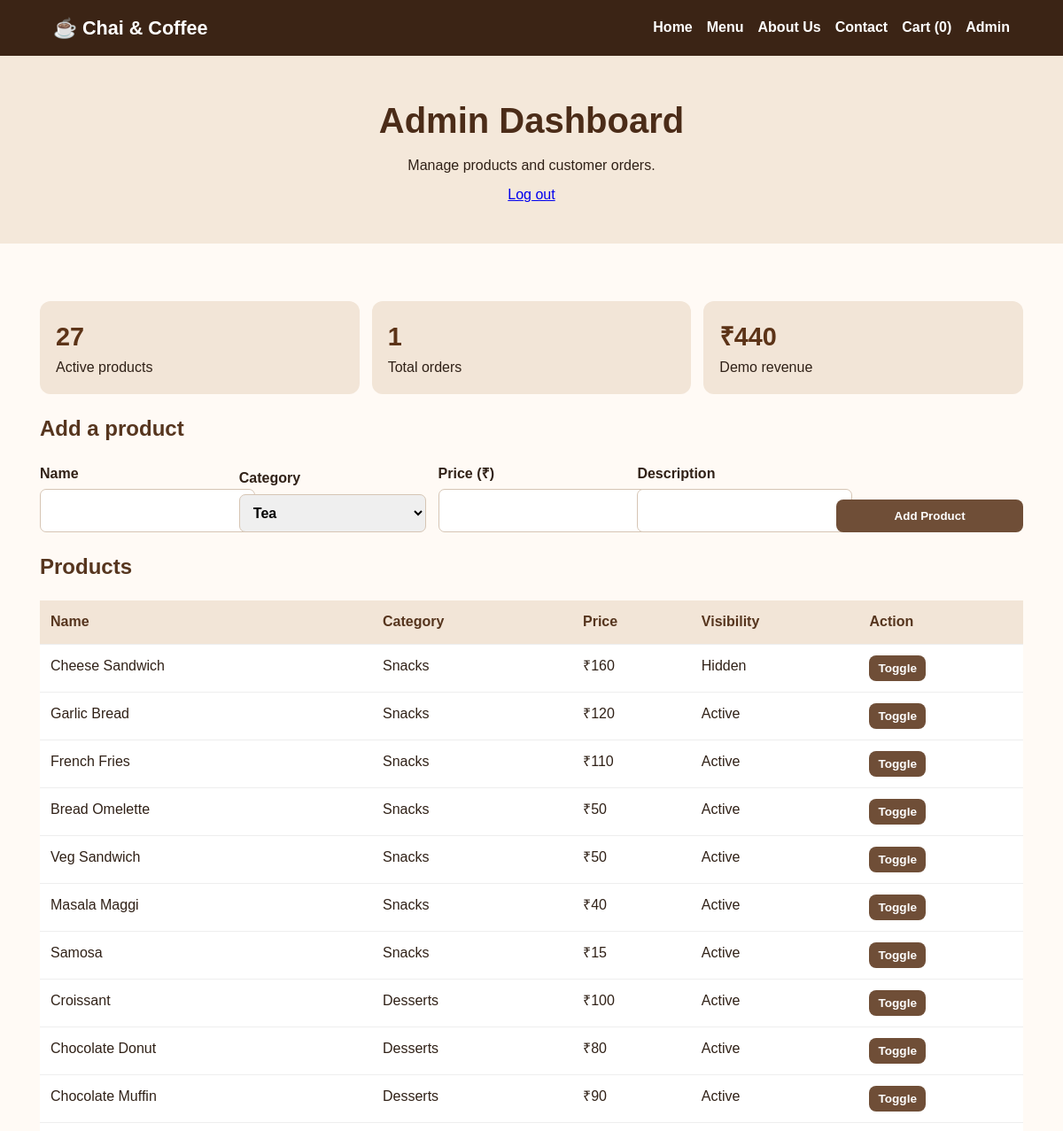
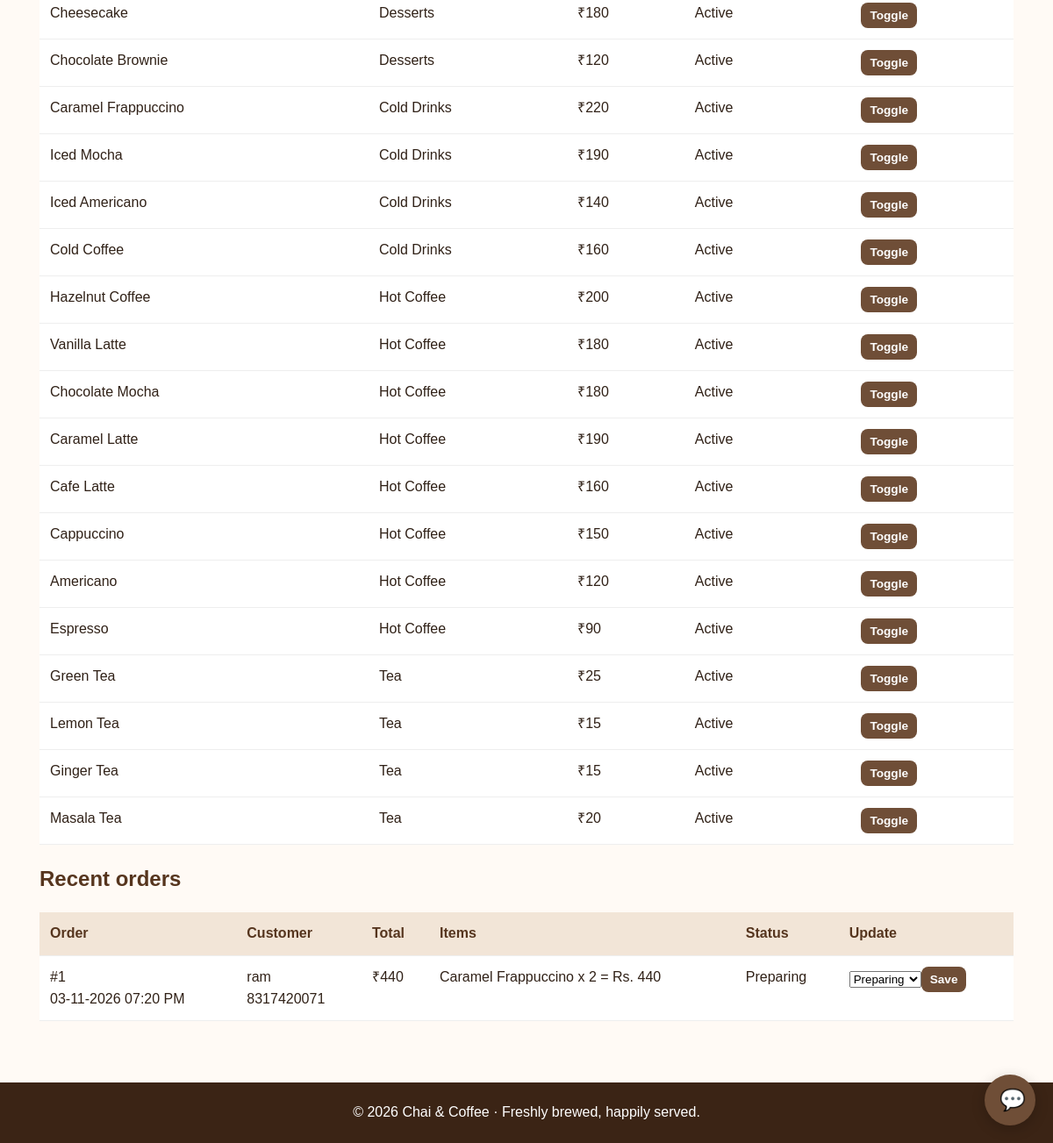
/admin (signed in), run on the app's committed database (2 pictures, top to bottom).
### tables this page shows
CREATE TABLE products(
            id INTEGER PRIMARY KEY AUTOINCREMENT, name TEXT UNIQUE, category TEXT,
            price INTEGER, description TEXT, active INTEGER DEFAULT 1);

CREATE TABLE orders(
            id INTEGER PRIMARY KEY AUTOINCREMENT, customer TEXT, phone TEXT,
            address TEXT, items TEXT, total INTEGER, status TEXT DEFAULT 'Received',
            created_at TEXT);

### app.py (the view)
@app.route("/admin")
@admin_required
def admin_dashboard():
    with db() as con:
        products = con.execute("SELECT * FROM products ORDER BY id DESC").fetchall()
        orders = con.execute("SELECT * FROM orders ORDER BY id DESC LIMIT 50").fetchall()
        stats = {
            "products": con.execute("SELECT COUNT(*) FROM products WHERE active=1").fetchone()[0],
            "orders": con.execute("SELECT COUNT(*) FROM orders").fetchone()[0],
            "revenue": con.execute("SELECT COALESCE(SUM(total),0) FROM orders").fetchone()[0]
        }
    return render_template("admin.html",products=products,orders=orders,stats=stats)

### app.py (called while the page is built)
def db():
    con = sqlite3.connect(DB_PATH)
    con.row_factory = sqlite3.Row
    return con

def admin_required(fn):
    @wraps(fn)
    def wrapper(*args, **kwargs):
        if not session.get("admin"):
            return redirect(url_for("admin_login"))
        return fn(*args, **kwargs)
    return wrapper

@app.context_processor
def inject_cart_count():
    return {"cart_count": sum(session.get("cart", {}).values())}

### templates/admin.html
{% extends "base.html" %}{% block title %}Admin Dashboard{% endblock %}{% block content %}<section class="pagehead"><h1>Admin Dashboard</h1><p>Manage products and customer orders.</p><a href="{{ url_for('admin_logout') }}">Log out</a></section><section class="section"><div class="stats"><div><b>{{ stats.products }}</b><span>Active products</span></div><div><b>{{ stats.orders }}</b><span>Total orders</span></div><div><b>₹{{ stats.revenue }}</b><span>Demo revenue</span></div></div><h2>Add a product</h2><form method="post" action="{{ url_for('admin_add_product') }}" class="form inline"><label>Name<input name="name" required></label><label>Category<select name="category"><option>Tea</option><option>Hot Coffee</option><option>Cold Drinks</option><option>Desserts</option><option>Snacks</option></select></label><label>Price (₹)<input type="number" min="1" name="price" required></label><label>Description<input name="description"></label><button class="btn">Add Product</button></form><h2>Products</h2><div class="tablewrap"><table><tr><th>Name</th><th>Category</th><th>Price</th><th>Visibility</th><th>Action</th></tr>{% for p in products %}<tr><td>{{ p.name }}</td><td>{{ p.category }}</td><td>₹{{ p.price }}</td><td>{{ "Active" if p.active else "Hidden" }}</td><td><form method="post" action="{{ url_for('admin_toggle_product',pid=p.id) }}"><button class="small">Toggle</button></form></td></tr>{% endfor %}</table></div><h2>Recent orders</h2><div class="tablewrap"><table><tr><th>Order</th><th>Customer</th><th>Total</th><th>Items</th><th>Status</th><th>Update</th></tr>{% for o in orders %}<tr><td>#{{ o.id }}<br>{{ o.created_at }}</td><td>{{ o.customer }}<br>{{ o.phone }}</td><td>₹{{ o.total }}</td><td>{{ o.items }}</td><td>{{ o.status }}</td><td><form method="post" action="{{ url_for('admin_order_status',oid=o.id) }}"><select name="status">{% for s in ["Received","Preparing","Ready","Delivered","Cancelled"] %}<option {{ "selected" if o.status==s else "" }}>{{ s }}</option>{% endfor %}</select><button class="small">Save</button></form></td></tr>{% endfor %}</table></div></section>{% endblock %}

### static/css/style.css (style rules this page uses)
* { box-sizing:border-box }
body { margin:0;font-family:Arial,sans-serif;color:#302117;background:#fffaf5;line-height:1.55 }
.btn,button { display:inline-block;border:0;border-radius:8px;background:#6f4e37;color:white;padding:11px 17px;font-weight:bold;text-decoration:none;cursor:pointer }
.section { max-width:1150px;margin:35px auto;padding:10px 20px 35px }
.section h2 { color:#56351e }
.pagehead { text-align:center;padding:42px 20px;background:#f4e8da }
.pagehead h1 { margin:0;color:#4b2c18;font-size:2.5rem }
.pagehead p { margin:8px }
.tablewrap { overflow-x:auto }
table { border-collapse:collapse;width:100%;background:white }
th,td { text-align:left;padding:12px;border-bottom:1px solid #eee;vertical-align:top }
th { background:#f2e5d7;color:#56351e }
.small { padding:7px 10px;font-size:.85rem }
.form { display:grid;gap:14px;max-width:600px }
.form label { display:grid;gap:5px;font-weight:bold }
.form input,.form textarea,.form select { padding:11px;border:1px solid #d6c5b4;border-radius:7px;font:inherit }
.inline { max-width:none;grid-template-columns:repeat(auto-fit,minmax(160px,1fr));align-items:end }
.stats { display:grid;grid-template-columns:repeat(auto-fit,minmax(150px,1fr));gap:14px;margin:20px 0 }
.stats div { background:#f2e5d7;padding:18px;border-radius:12px;display:grid }
.stats b { font-size:1.8rem;color:#5c3317 }

### data on the page
products: name "Cheese Sandwich", category "Snacks", price "160", active "Hidden"
products: name "Garlic Bread", category "Snacks", price "120", active "Active"
products: name "French Fries", category "Snacks", price "110", active "Active"
products: name "Bread Omelette", category "Snacks", price "50", active "Active"
products: name "Veg Sandwich", category "Snacks", price "50", active "Active"
products: name "Masala Maggi", category "Snacks", price "40", active "Active"
products: name "Samosa", category "Snacks", price "15", active "Active"
products: name "Croissant", category "Desserts", price "100", active "Active"
products: name "Chocolate Donut", category "Desserts", price "80", active "Active"
products: name "Chocolate Muffin", category "Desserts", price "90", active "Active"
products: name "Cheesecake", category "Desserts", price "180", active "Active"
products: name "Chocolate Brownie", category "Desserts", price "120", active "Active"
products: name "Caramel Frappuccino", category "Cold Drinks", price "220", active "Active"
products: name "Iced Mocha", category "Cold Drinks", price "190", active "Active"
products: name "Iced Americano", category "Cold Drinks", price "140", active "Active"
products: name "Cold Coffee", category "Cold Drinks", price "160", active "Active"
products: name "Hazelnut Coffee", category "Hot Coffee", price "200", active "Active"
products: name "Vanilla Latte", category "Hot Coffee", price "180", active "Active"
products: name "Chocolate Mocha", category "Hot Coffee", price "180", active "Active"
products: name "Caramel Latte", category "Hot Coffee", price "190", active "Active"
products: name "Cafe Latte", category "Hot Coffee", price "160", active "Active"
products: name "Cappuccino", category "Hot Coffee", price "150", active "Active"
products: name "Americano", category "Hot Coffee", price "120", active "Active"
products: name "Espresso", category "Hot Coffee", price "90", active "Active"
products: name "Green Tea", category "Tea", price "25", active "Active"
products: name "Lemon Tea", category "Tea", price "15", active "Active"
products: name "Ginger Tea", category "Tea", price "15", active "Active"
products: name "Masala Tea", category "Tea", price "20", active "Active"
orders: id "1", created_at "03-11-2026 07:20 PM", customer "ram", phone "8317420071", total "440", items "Caramel Frappuccino x 2 = Rs. 440", status "Preparing"

### other printed values
{{ cart_count }} "0"
{{ stats.products }} "27"
{{ stats.orders }} "1"
{{ stats.revenue }} "440"
form field status "Preparing"
